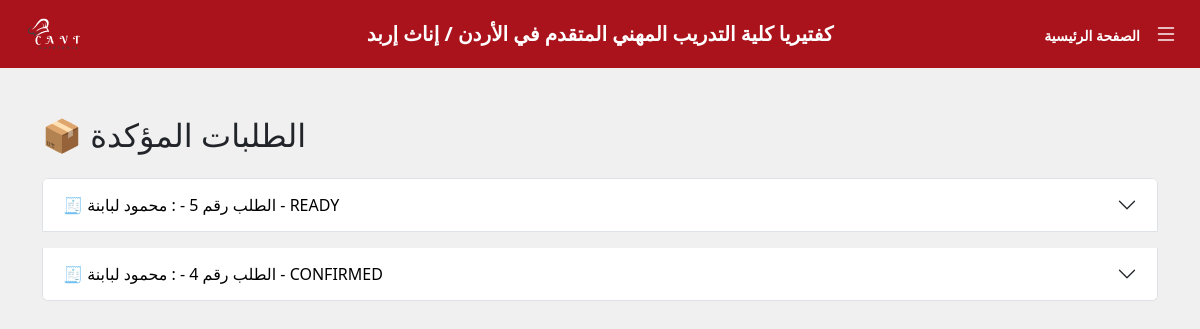
The page /kitchen (signed in) on the database as committed earlier.
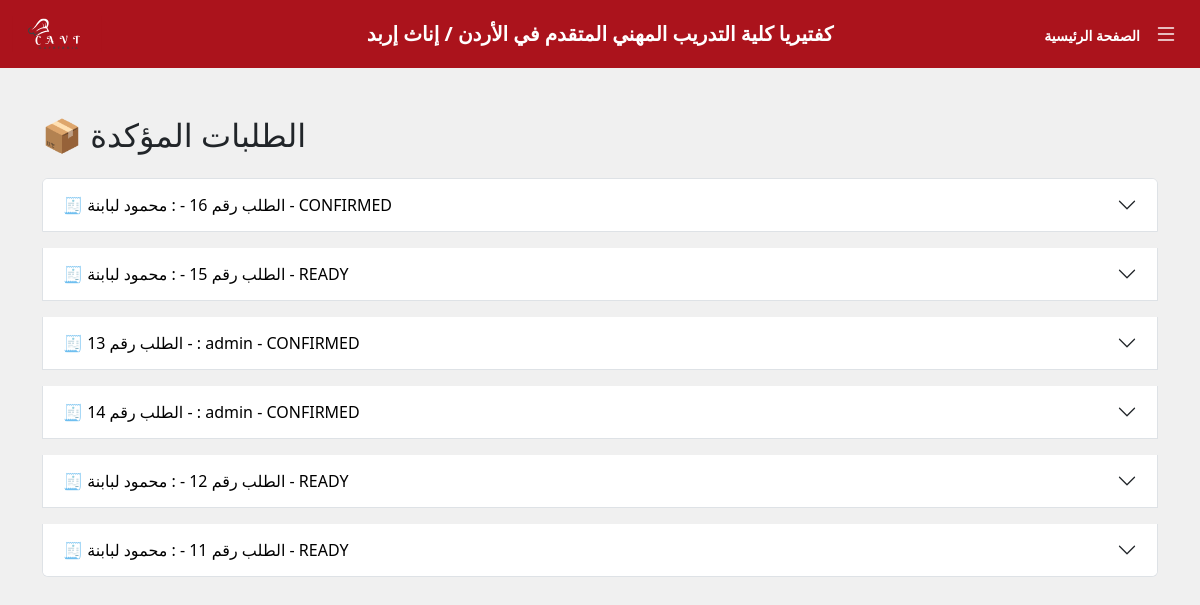
The same page on the database as committed later.
### tables this page shows
CREATE TABLE "orders" (
	"id"	INTEGER,
	"user_id"	INTEGER NOT NULL,
	"order_time"	DATETIME NOT NULL DEFAULT CURRENT_TIMESTAMP,
	"status"	TEXT NOT NULL DEFAULT 'pending',
	PRIMARY KEY("id" AUTOINCREMENT),
	FOREIGN KEY("user_id") REFERENCES "User"("id") ON DELETE CASCADE
);

CREATE TABLE "User" (
	"id"	INTEGER,
	"name"	TEXT NOT NULL,
	"specialty"	TEXT NOT NULL CHECK("specialty" IN ('مهارات إنتاج المخبوزات والحلويات والمعجنات', 'صانع حلويات شرقية', 'صانع حلويات غربية', 'صانع معجنات', 'حلاق شعر نسائي / كوافيرة أو كوافير', 'مساعد حلاق نسائي', 'مدير', 'مساعد تجميل', 'مختص مكياج', 'منسق إداري طبي', 'حاضنة أطفال', 'خياط ملابس نسائية', 'مشغل / آلة درزة صناعية', 'مدخل بيانات', 'مطور التطبيقات المتقدمة', 'تكنولوجيا إدارة النظم والشبكات', 'صيانة أنظمة ومعدات تقنية المعلومات', 'تكنولوجيا الرسم الهندسي وتطبيقاته')),
	"password"	TEXT NOT NULL,
	"phone_number"	TEXT NOT NULL CHECK(length("phone_number") = 10),
	"role_id"	INTEGER NOT NULL DEFAULT 3,
	PRIMARY KEY("id" AUTOINCREMENT),
	FOREIGN KEY("role_id") REFERENCES "Role"("id") ON DELETE CASCADE
);

### temp.py (the view)
@app.route('/kitchen')
@login_required
def kitchen():
    if session.get('role_id') != 1:
        return redirect(url_for('login'))
    conn = get_db_connection()
    orders = conn.execute('''
        SELECT o.id, o.order_time, o.status, u.name , u.phone_number
        FROM orders o
        JOIN User u ON o.user_id = u.id
        WHERE o.status IN ("confirmed", "ready")
        ORDER BY o.order_time DESC
    ''').fetchall()
    order_data = []
    for order in orders:
        items = conn.execute('''
            SELECT od.quantity, od.base_price, od.extra_price, od.details_json, m.name
            FROM order_details od
            JOIN MenuItem m ON od.item_id = m.id
            WHERE od.order_id = ?
        ''', (order['id'],)).fetchall()
        items_list = []
        total = 0
        for item in items:
            details = {}
            if item['details_json']:
                try:
                    details = json.loads(item['details_json'])
                except Exception:
                    details = {}
            item_total = (item['base_price'] + item['extra_price']) * item['quantity']
            total += item_total
            items_list.append({
                'name': item['name'],
                'quantity': item['quantity'],
                'base_price': item['base_price'],
                'extra_price': item['extra_price'],
                'fixed_ingredients': details.get('fixed_ingredients', []),
                'custom_options': details.get('custom_options', []),
                'notes': details.get('notes', ''),
                'item_total': item_total
            })
        order_data.append({
            'id': order['id'],
            'order_time': order['order_time'],
            'status': order['status'],
            'name': order['name'],
            'phone_number': order['phone_number'],
            'items_count': len(items_list),
            'order_items': items_list,
            'total': round(total, 2)
        })
    conn.close()
    return render_template('kitchen.html', orders=order_data)

### database.py (called while the page is built)
def get_db_connection():
    conn = sqlite3.connect("college_users.db")
    conn.row_factory = sqlite3.Row  # بترجع النتائج كـ dict
    return conn

### temp.py (called while the page is built)
def login_required(f):
    @wraps(f)
    def decorated_function(*args, **kwargs):
        if 'user_id' not in session:
            flash('يجب تسجيل الدخول أولاً')
            return redirect(url_for('login'))
        return f(*args, **kwargs)
    return decorated_function

### templates/kitchen.html (shortened to what this page needs)
{% extends 'navbar.html' %}
{% block body %}
<div class="container mt-5">
    <h2 class="mb-4">📦 الطلبات المؤكدة</h2>
    {% if orders %}
    <div id="orders_container">
       <div class="accordion" id="ordersAccordion">
  {% for order in orders %}
  <div class="accordion-item mb-3">
    <h2 class="accordion-header" id="heading{{ order.id }}">
      <button class="accordion-button collapsed color-AB131C-hover" type="button" data-bs-toggle="collapse"
        data-bs-target="#collapse{{ order.id }}" aria-expanded="false" aria-controls="collapse{{ order.id }}">
        🧾 الطلب رقم {{ order.id }} - : {{ order.name }} - {{ order.status | upper }}
      </button>
    </h2>
  </div>
  {% endfor %}
</div>
        </div>
    {% else %}
        <div class="alert alert-info">لا يوجد طلبات حالياً</div>
    {% endif %}
</div>
{% endblock %}

### templates/navbar.html (shortened to what this page needs)
<!DOCTYPE html>
<html lang="ar" dir="ltr">
<head>
  <link href="https://cdn.jsdelivr.net/npm/bootstrap@5.3.3/dist/css/bootstrap.min.css" rel="stylesheet">
  <link href="https://cdn.jsdelivr.net/npm/bootstrap-icons@1.10.5/font/bootstrap-icons.css" rel="stylesheet">
  <link rel="stylesheet" href="{{ url_for('static', filename='style.css') }}">
</head>
<body class="background-color-f0f0f0">
  <header class="background-color-AB131C text-white fs-5 fw-bold py-2">
    <div class="container-fluid">
      <div class="row align-items-center">
        <div class="col-md-3 text-center-mobile text-md-end py-2 d-flex">
            <img src="{{ url_for('static', filename='image/1.svg') }}" alt="شعار" style="max-width: 90px;" class="img-fluid bigger-logo">
        </div>
        <div class="col-md-6 py-2 text-center hide-on-mobile">
          كفتيريا كلية التدريب المهني المتقدم في الأردن / إناث إربد
        </div>
<div class="col-md-3 d-flex flex-row-reverse align-items-center px-3">
          <div class="dropdown mb-2 mb-md-0">
            <button class="dropdown-toggle bg-transparent border-0 text-white fs-4" type="button" data-bs-toggle="dropdown" aria-expanded="false">
              <i class="bi bi-list menu-icon"></i>
            </button>
          </div>
          <div class="text-center text-md-start">
            {% if session.get('user_id') and (session.get('role_id') == 1) %}
              <a href="/admin" class="text-white text-decoration-none me-2 hide-on-mobile" style="font-size: 14px;">الصفحة الرئيسية</a>
            {% endif %}
          </div>
        </div>
      </div>
    </div>
  </header>
  <main>
    {% block body %}
    {% endblock %}
  </main>
</body>
</html>

### static/style.css (style rules this page uses)
body { font-family: "Segoe UI", Tahoma, Geneva, Verdana, sans-serif; user-select: none; }
.background-color-f0f0f0 { background-color: #f0f0f0 !important; }
.background-color-AB131C { background-color: #AB131C !important; }
.dropdown-toggle::after { content: none; }
.color-AB131C-hover { color: black !important; }

Rows that differ between the two databases and show on the page:
removed orders: id "4", name "محمود لبابنة", status "CONFIRMED"
added orders: name "محمود لبابنة", status "CONFIRMED"
added orders: id "13", name "admin", status "CONFIRMED"
added orders: id "14", name "admin", status "CONFIRMED"
added orders: name "محمود لبابنة", status "READY"
added orders: name "محمود لبابنة", status "READY"
